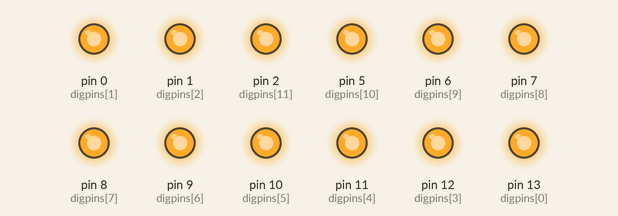
Bench run of a sketch on a simulated Arduino Uno, built with avr-gcc and run on an emulated ATmega328P. Parts: output pins drawn as LEDs (lit = HIGH).

Above: at 0.5 s.
At 3.5 s:
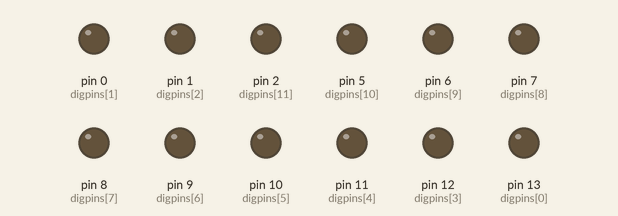
Timing chart, 0 to 4.6 s (numbered marks = the images above):
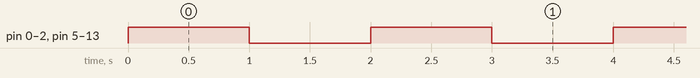

Measured:
- by itself, pin 0 (digpins[1]), pin 1 (digpins[2]), pin 2 (digpins[11]), pin 5 (digpins[10]), pin 6 (digpins[9]), pin 7 (digpins[8]), pin 8 (digpins[7]), pin 9 (digpins[6]), pin 10 (digpins[5]), pin 11 (digpins[4]), pin 12 (digpins[3]), pin 13 (digpins[0]): alternates HIGH for 1.0 s and LOW for 1.0 s

The sketch:

basicio.ino
```cpp
int digpins[12]={13,0,1,12,11,10,9,8,7,6,5,2};
int i;
void setup() {
  // put your setup code here, to run once:

 for(i=0;i<12;i++)
 {
  pinMode(digpins[i],OUTPUT);
 }
  for(i=0;i<12;i++)
 {
  digitalWrite(digpins[i],LOW);
 }
}

void loop() {
  // put your main code here, to run repeatedly:
 for(i=0;i<12;i++)
 {
  digitalWrite(digpins[i],HIGH);
 }
 delay(1000);

  for(i=0;i<12;i++)
 {
  digitalWrite(digpins[i],LOW);
 }
 delay(1000);
}
```
